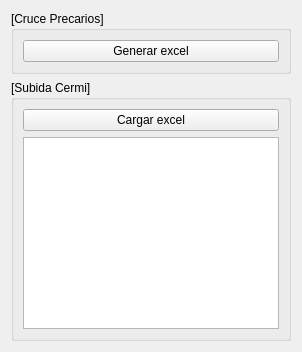
             <widget class="QWidget" name="tabPrecarios">
              <attribute name="title">
               <string>Precarios</string>
              </attribute>
              <layout class="QGridLayout" name="gridLayout_16">
               <item row="0" column="0">
                <widget class="QGroupBox" name="groupBox_3">
                 <property name="title">
                  <string>[Cruce Precarios]</string>
                 </property>
                 <layout class="QFormLayout" name="formLayout_5">
                  <item row="0" column="0" colspan="2">
                   <widget class="QPushButton" name="crucePrecariosBoton">
                    <property name="text">
                     <string>Generar excel</string>
                    </property>
                   </widget>
                  </item>
                 </layout>
                </widget>
               </item>
               <item row="1" column="0">
                <widget class="QGroupBox" name="groupBox_4">
                 <property name="title">
                  <string>[Subida Cermi]</string>
                 </property>
                 <layout class="QGridLayout" name="gridLayout_17">
                  <item row="1" column="1">
                   <widget class="QTableWidget" name="cermiTabla"/>
                  </item>
                  <item row="0" column="1">
                   <widget class="QPushButton" name="cermiBoton">
                    <property name="text">
                     <string>Cargar excel</string>
                    </property>
                   </widget>
                  </item>
                 </layout>
                </widget>
               </item>
              </layout>
             </widget>
